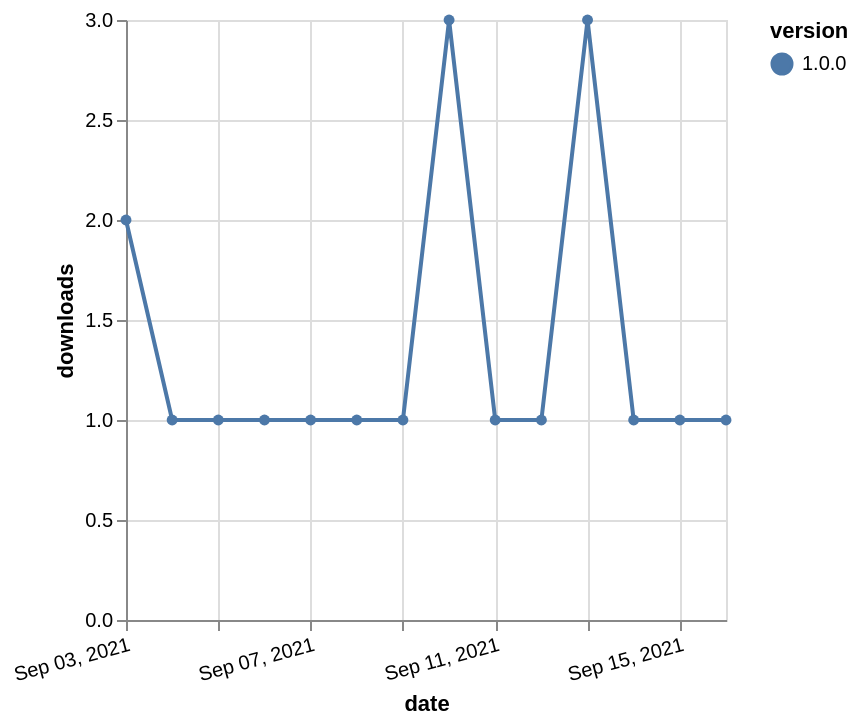

The Vega-Lite source for this figure:
### Vega-Lite specification from a JSON file in a GitHub repository (floating-point values rounded to 4 significant figures)
{"$schema": "https://vega.github.io/schema/vega-lite/v5.json", "description": "A simple bar chart with embedded data.", "data": {"values": [{"date": "2021-09-03", "total": 127, "delta": 2, "version": "1.0.0"}, {"date": "2021-09-04", "total": 128, "delta": 1, "version": "1.0.0"}, {"date": "2021-09-05", "total": 129, "delta": 1, "version": "1.0.0"}, {"date": "2021-09-06", "total": 130, "delta": 1, "version": "1.0.0"}, {"date": "2021-09-07", "total": 131, "delta": 1, "version": "1.0.0"}, {"date": "2021-09-08", "total": 132, "delta": 1, "version": "1.0.0"}, {"date": "2021-09-09", "total": 133, "delta": 1, "version": "1.0.0"}, {"date": "2021-09-10", "total": 136, "delta": 3, "version": "1.0.0"}, {"date": "2021-09-11", "total": 137, "delta": 1, "version": "1.0.0"}, {"date": "2021-09-12", "total": 138, "delta": 1, "version": "1.0.0"}, {"date": "2021-09-13", "total": 141, "delta": 3, "version": "1.0.0"}, {"date": "2021-09-14", "total": 142, "delta": 1, "version": "1.0.0"}, {"date": "2021-09-15", "total": 143, "delta": 1, "version": "1.0.0"}, {"date": "2021-09-16", "total": 144, "delta": 1, "version": "1.0.0"}]}, "width": "container", "mark": {"type": "line", "point": {"filled": true}}, "encoding": {"x": {"field": "date", "type": "temporal", "timeUnit": "yearmonthdate", "title": "date", "axis": {"labelAngle": -15}}, "y": {"field": "delta", "type": "quantitative", "title": "downloads"}, "color": {"field": "version", "type": "nominal"}, "tooltip": {"field": "delta"}}}
